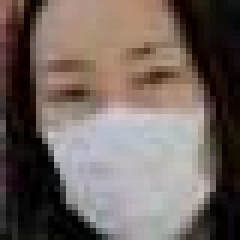
#> input picture test.jpg, 40 x 40 px (shown 6 times larger)
$ jupyter execute --allow-errors load_data.ipynb
#> lines starting #> are read from the running program, lines starting #| are printed output that depends on the picture
[cell 1]
from PIL import Image
import numpy as np
import os
import matplotlib.pyplot as plt
import cv2
from imutils.video import VideoStream
import imutils

[cell 2]
c=0

#> (the rest of this cell did not finish here and is left out)

#> (a cell that did not finish here is left out)

#> (a cell that did not finish here is left out)

[cell 5]
c=0

#> (the rest of this cell did not finish here and is left out)

#> (a cell that did not finish here is left out)

[cell 7]
from sklearn.utils import shuffle
from sklearn.preprocessing import normalize

[cell 8]
#n_mod = normalize(n, norm='l2', axis=1, copy=True, return_norm=False)

#> (a cell that did not finish here is left out)

[cell 10]
from sklearn.linear_model import LogisticRegression

[cell 11]
model = LogisticRegression(max_iter=5000)

#> (a cell that did not finish here is left out)

[cell 13]
#n_mod[0]

#> (a cell that did not finish here is left out)

#> (a cell that did not finish here is left out)

#> (a cell that did not finish here is left out)

[cell 17]
imgTest = Image.open('test.jpg').convert('L')
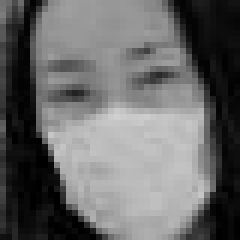
#> imgTest: PIL image 40x40 L (shown 6 times larger); min 0, max 207, mean 104
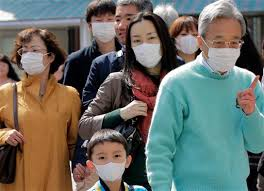
#> input picture image.jpg, 264 x 191 px, given in place of the camera
#> further down, img is the input picture: shape (191, 264, 3); mean B, G, R 101.3, 108.7, 105.7
#> `gray = cv2.cvtColor(img, cv2.COLOR_BGR2GRAY)`:
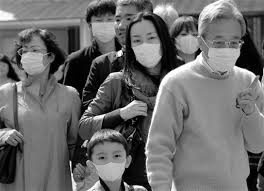
#> gray: shape (191, 264); min 0, max 255, mean 107
#> `faces = face_cascade.detectMultiScale(gray, 1.1, 1)`: faces = [[125, 25, 41, 41], [90, 142, 39, 39]]

[cell 18]
xtest = np.array(imgTest).reshape(1,-1)

[cell 19]
#xtest_mod = normalize(xtest, norm='l2', axis=1, copy=True, return_norm=False)

#> (a cell that did not finish here is left out)

[cell 21]
face_cascade = cv2.CascadeClassifier("haarcascade_frontalface_default.xml")
cap = cv2.VideoCapture(0)

#> (a cell that did not finish here is left out)
